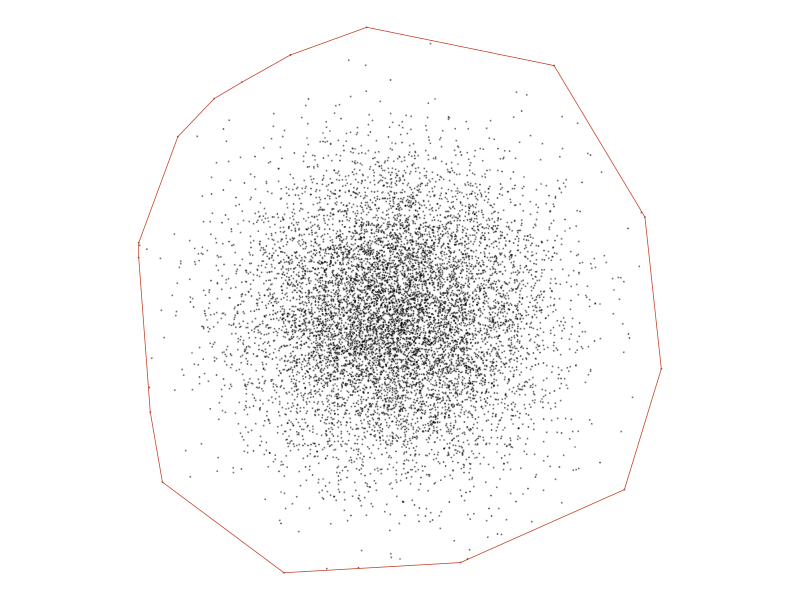
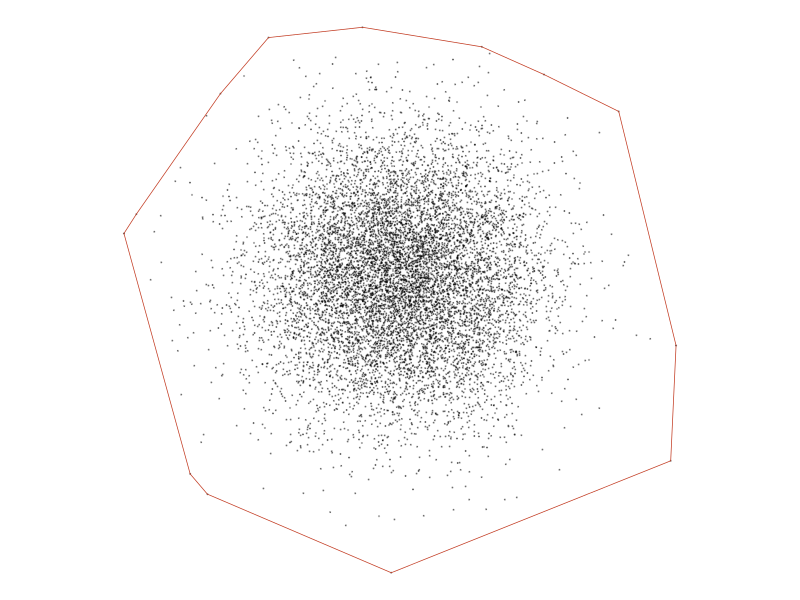
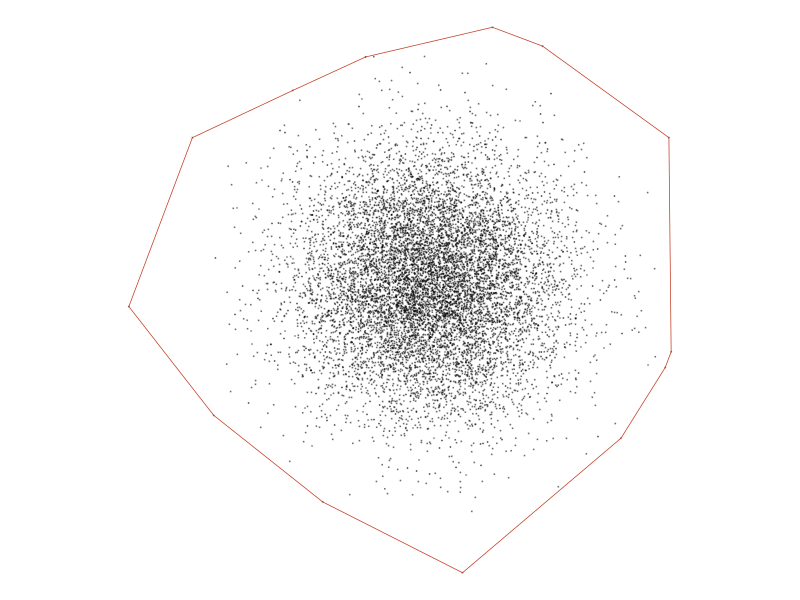
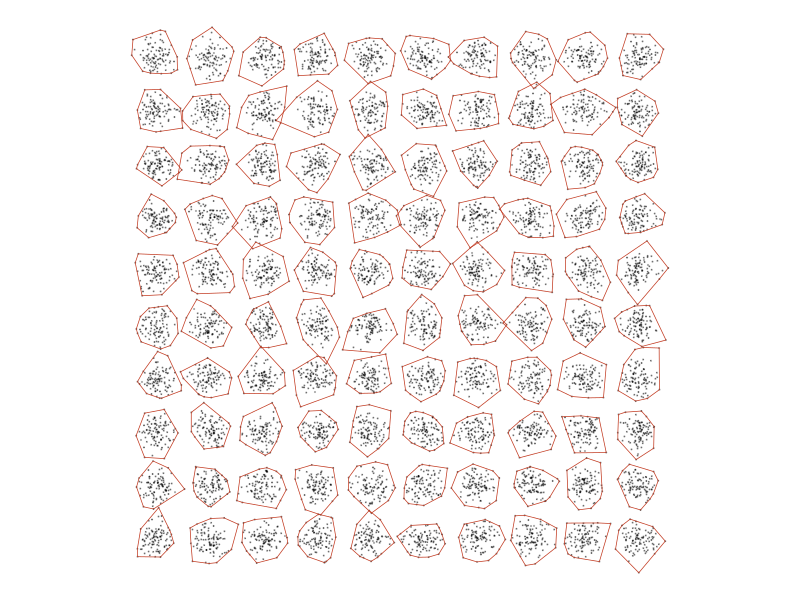
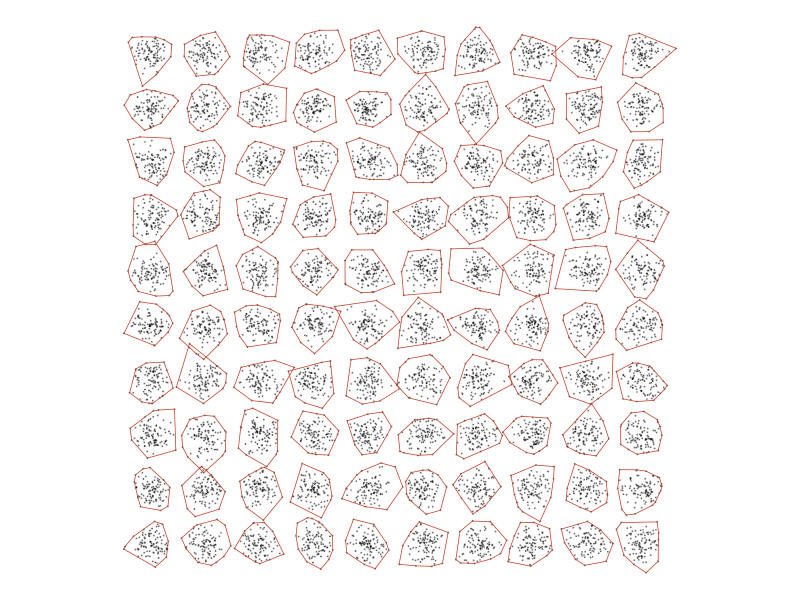
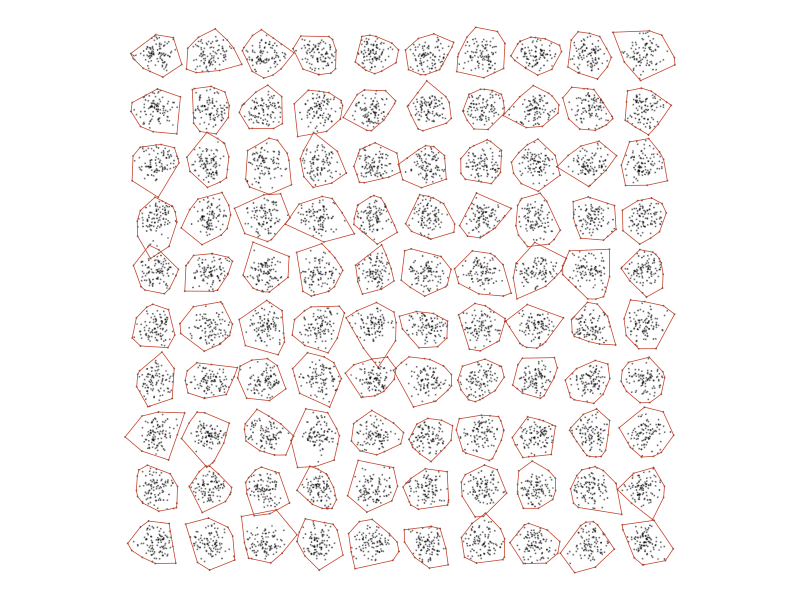
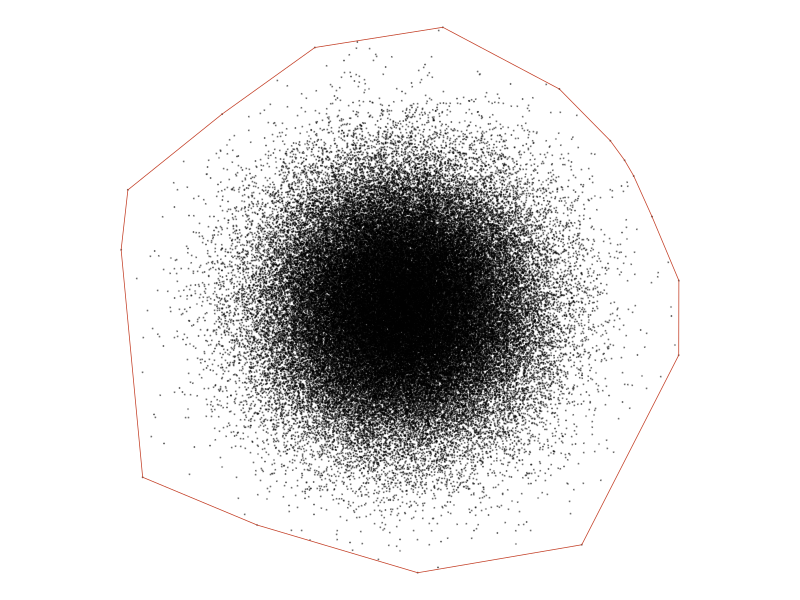
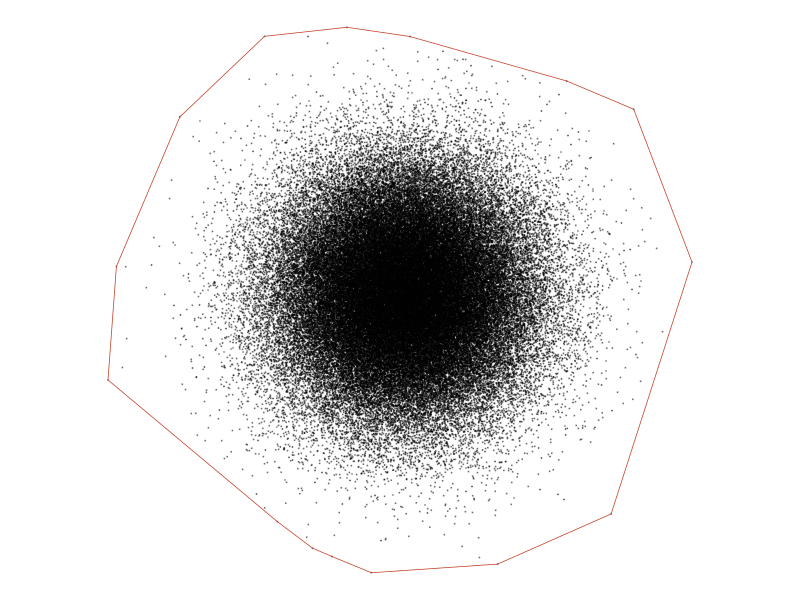

Reproduce these figures in R, in order.
#!/usr/bin/env Rscript

# M0 research artifact. It measures an explicit convex-hull reference, not a
# candidate package implementation. Results are hardware and device specific.

suppressPackageStartupMessages(library(ggplot2))
options(device = function(...) grDevices::pdf(NULL))

out_dir <- "research/scaling/results"
dir.create(out_dir, recursive = TRUE, showWarnings = FALSE)
set.seed(20261122)

sizes <- data.frame(
  n = c(10000L, 10000L, 100000L, 100000L, 1000000L, 1000000L),
  groups = c(1L, 100L, 1L, 100L, 1L, 1000L)
)
repetitions <- 3L

make_points <- function(n, groups) {
  group <- rep(seq_len(groups), length.out = n)
  center_x <- ((group - 1L) %% ceiling(sqrt(groups))) * 4
  center_y <- ((group - 1L) %/% ceiling(sqrt(groups))) * 4
  data.frame(
    x = rnorm(n, center_x, 0.7),
    y = rnorm(n, center_y, 0.7),
    group = factor(group)
  )
}

convex_hulls <- function(points) {
  hulls <- lapply(split(points, points$group, drop = TRUE), function(group_points) {
    vertices <- group_points[chull(group_points$x, group_points$y), c("x", "y"), drop = FALSE]
    rbind(vertices, vertices[1L, , drop = FALSE])
  })
  do.call(rbind, Map(function(vertices, label) transform(vertices, group = label), hulls, names(hulls)))
}

elapsed <- function(expression) {
  started <- proc.time()[["elapsed"]]
  value <- force(expression)
  list(value = value, seconds = proc.time()[["elapsed"]] - started)
}

measure_one <- function(n, groups, repetition) {
  points <- make_points(n, groups)
  geometry <- elapsed(convex_hulls(points))
  plot <- ggplot(points, aes(x, y)) +
    geom_point(size = 0.08, alpha = 0.35) +
    geom_path(
      data = geometry$value,
      aes(x, y, group = group),
      inherit.aes = FALSE,
      linewidth = 0.25,
      colour = "#C23B22"
    ) +
    coord_equal() + theme_void()
  build <- elapsed(ggplot_build(plot))
  file <- tempfile(fileext = ".png")
  render <- elapsed(ggsave(file, plot, width = 6, height = 5, dpi = 160, device = ragg::agg_png))
  unlink(file)
  data.frame(
    method = "grDevices::chull plus ggplot2",
    n = n,
    groups = groups,
    repetition = repetition,
    geometry_seconds = geometry$seconds,
    build_seconds = build$seconds,
    render_seconds = render$seconds,
    polygon_vertices = nrow(geometry$value),
    render_device = "ragg::agg_png",
    stringsAsFactors = FALSE
  )
}

results <- do.call(rbind, lapply(seq_len(nrow(sizes)), function(index) {
  design <- sizes[index, ]
  do.call(rbind, lapply(seq_len(repetitions), function(repetition) {
    measure_one(design$n, design$groups, repetition)
  }))
}))

write.csv(results, file.path(out_dir, "convex_reference_measurements.csv"), row.names = FALSE)
installed <- rownames(installed.packages())
versions <- data.frame(
  component = c("R", "ggplot2", "ragg", "ggforce", "ggalt", "ggdensity", "concaveman"),
  installed = c(
    R.version.string,
    as.character(packageVersion("ggplot2")),
    as.character(packageVersion("ragg")),
    "ggforce" %in% installed,
    "ggalt" %in% installed,
    "ggdensity" %in% installed,
    "concaveman" %in% installed
  ),
  stringsAsFactors = FALSE
)
write.csv(versions, file.path(out_dir, "environment.csv"), row.names = FALSE)
writeLines(trimws(capture.output(sessionInfo()), which = "right"), file.path(out_dir, "sessionInfo.txt"))
